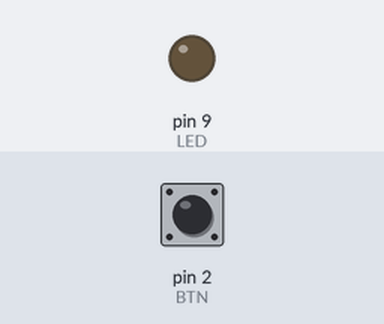
Recording of a sketch running on a simulated Arduino Uno, built with avr-gcc and run on an emulated ATmega328P. On the bench: output pins drawn as LEDs (lit = HIGH). The inputs (shaded band) are chosen by the test bench; at power-on: pin 2 (BTN) HIGH.

Above: at 1.2 s.
1.3 s: pin 2 (BTN) pulled LOW for 0.15 s
At 2.2 s:
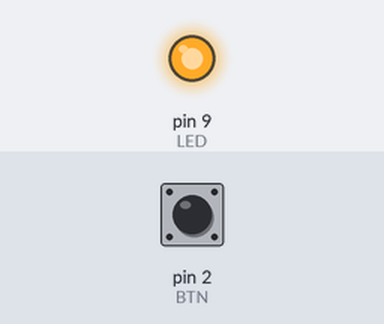
2.9 s: pin 2 (BTN) pulled LOW for 1 s
At 3.4 s:
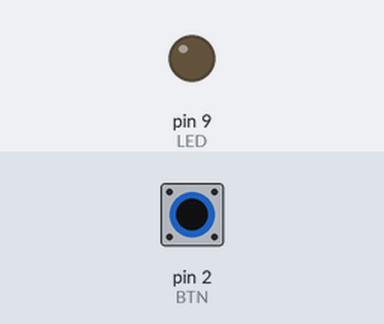
5.4 s: pin 2 (BTN) pulled LOW for 3.2 s
At 6.5 s:
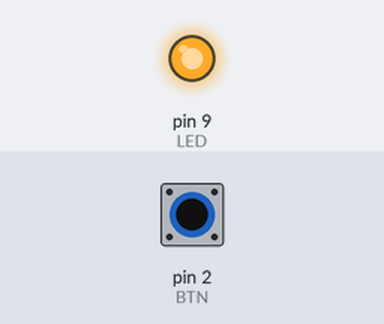
Timing chart, 0 to 8.4 s (numbered marks = the images above; inputs shaded):
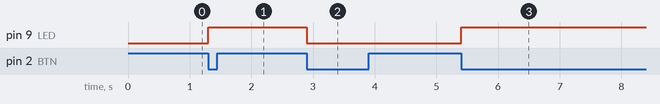

The sketch:

Projeto_006_Botao_com_Toggle_de_Estado.ino
```cpp
// Projeto 006 - Botão com Toggle de Estado
// Arduino Uno | Arduino Neon Lab

const byte BTN=2, LED=9;
bool estado=false, anterior=HIGH;
unsigned long ultima=0;
void setup(){ pinMode(BTN,INPUT_PULLUP); pinMode(LED,OUTPUT); }
void loop(){
  bool atual=digitalRead(BTN);
  if(anterior==HIGH && atual==LOW && millis()-ultima>60){
    estado=!estado; digitalWrite(LED,estado); ultima=millis();
  }
  anterior=atual;
}
```

Measured:
- after the input at 1.3 s, pin 9 (LED): LOW → HIGH at once
- after the input at 2.9 s, pin 9 (LED): HIGH → LOW at once
- after the input at 5.4 s, pin 9 (LED): LOW → HIGH at once
